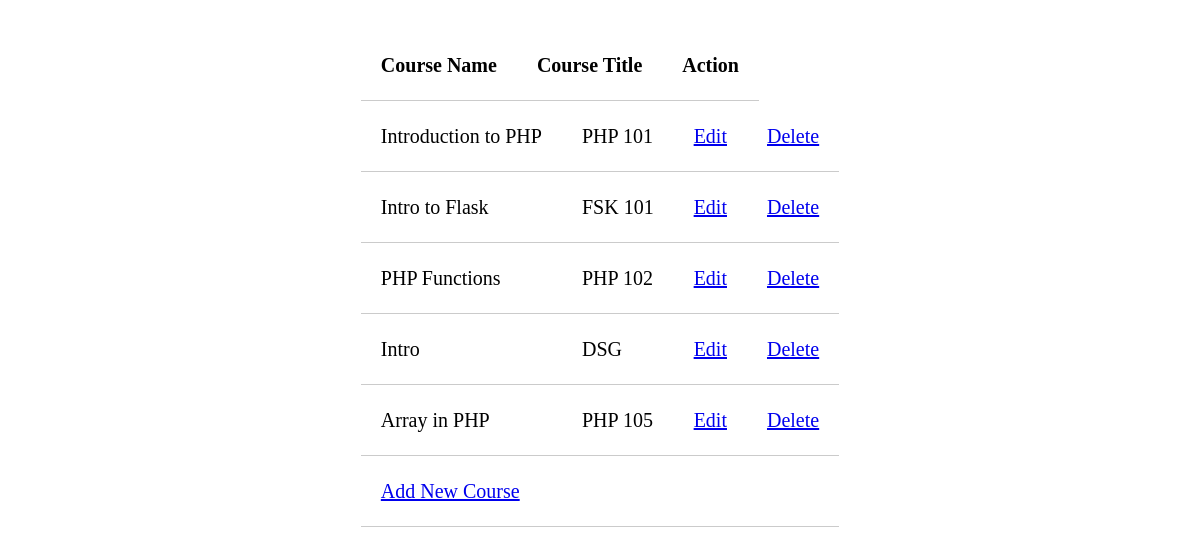
/course-view.php, run on the app's committed database.
### tables this page shows
CREATE TABLE IF NOT EXISTS `courses` (
  `ID` int(11) NOT NULL AUTO_INCREMENT,
  `course_name` varchar(400) NOT NULL,
  `couse_title` varchar(200) NOT NULL,
  PRIMARY KEY (`ID`)
);

### course-view.php (the view, shortened to what this page needs)
<!DOCTYPE html>
<?php
	$dbc = mysqli_connect('localhost','root', '', 'dashboard')
	or die ('Error connecting to mysql server');
	$results = mysqli_query($dbc, "SELECT * FROM courses");
?>
<html lang="en">
<head>
	<link rel="stylesheet" href="style.css">
</head>
<body>
	<table class="container">
	<thead>
		<tr>
			<th>Course Name</th>
			<th>Course Title</th>
			<th colspan="2">Action</th>
		</tr>
	</thead>
	<?php while ($row = mysqli_fetch_array($results)) { ?>
		<tr>
			<td><?php echo $row['course_name']; ?></td>
			<td><?php echo $row['couse_title']; ?></td>
			<td>
				<a href="update-course.php?edit=<?php echo $row['ID']; ?>" class="edit_btn" >Edit</a>
			</td>
			<td>
				<a href="delete.php?del=<?php echo $row['ID']; ?>" class="del_btn">Delete</a>
			</td>
		</tr>
	<?php } ?>
	<tr>
			<td>
				<a href="index.php">Add New Course</a>
			</td>
		</tr>
</table>
</body>
</html>

### style.css (style rules this page uses)
body { height: 100%; font-size: 20px; }
.container { display: grid; justify-content: center; }
table { margin: 30px auto; border-collapse: collapse; text-align: left; }
tr { border-bottom: 1px solid #cbcbcb; }
th, td { border: none; height: 30px; padding: 20px; }

### data on the page
courses: course_name "Introduction to PHP", couse_title "PHP 101"
courses: course_name "Intro to Flask", couse_title "FSK 101"
courses: course_name "PHP Functions", couse_title "PHP 102"
courses: course_name "Intro", couse_title "DSG"
courses: course_name "Array in PHP", couse_title "PHP 105"
